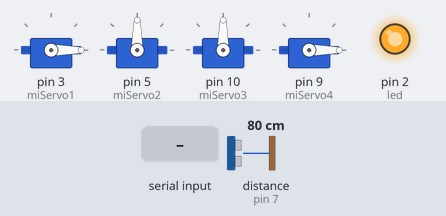
The sketch below on a simulated Arduino Uno, built with avr-gcc and run on an emulated ATmega328P. Shown: 4 × servo, output pins drawn as LEDs (lit = HIGH). The inputs (shaded band) are chosen by the test bench; at power-on: distance to the obstacle (sensor on pin 7) 80 cm.

Above: at 1.6 s.
1.7 s: distance to the obstacle (sensor on pin 7) set to 53 cm
3.2 s: distance to the obstacle (sensor on pin 7) set to 46 cm
At 3.46 s:
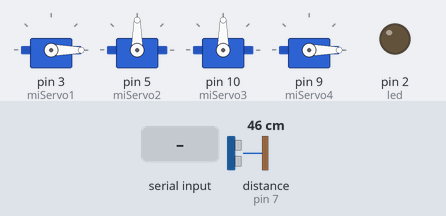
6.2 s: "A" received over Serial
At 7.4 s:
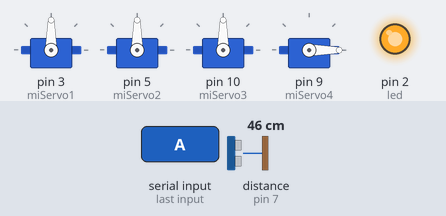
9.2 s: byte 68 ('D') received over Serial
At 10.0 s:
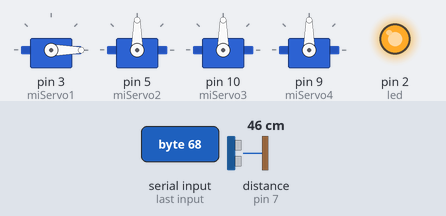
12.2 s: "1" received over Serial
At 12.81 s:
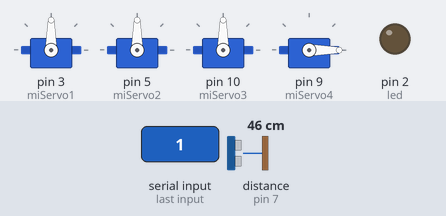
15.2 s: "3" received over Serial
At 16.18 s:
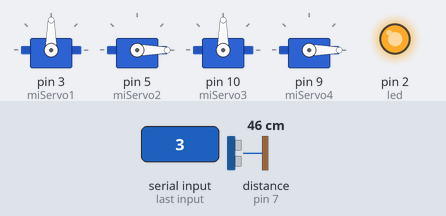
Timing chart, 0 to 19.2 s (numbered marks = the images above; inputs shaded):
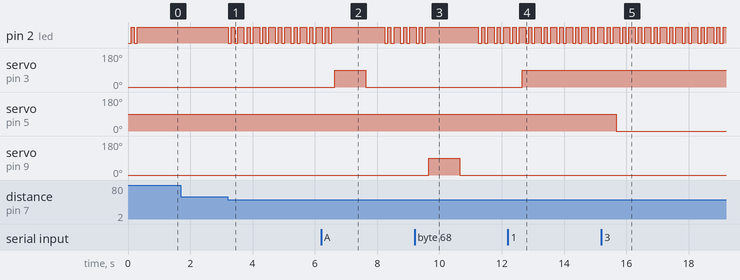

Measured:
- the behaviour switches between 50 and 49 cm on distance to the obstacle (sensor on pin 7) (found by bisection; images 0 and 1)
- after the input at 1.7 s, every drawn part: stays the same
- after the input at 3.2 s, pin 2 (led): HIGH → LOW at once, then repeats every 0.50 s: HIGH 0.10 s, LOW 0.10 s, HIGH 0.20 s, LOW 0.10 s
- after the input at 6.2 s, servo on pin 3 (miServo1): 0° → 90° after 0.44 s, → 0° 1.0 s later
- after the input at 9.2 s, servo on pin 9 (miServo4): 0° → 90° after 0.45 s, → 0° 1.0 s later
- after the input at 12.2 s, servo on pin 3 (miServo1): 0° → 90° after 0.46 s
- after the input at 15.2 s, servo on pin 5 (miServo2): 90° → 0° after 0.48 s

The sketch:

Robot_4servo_ultrasonico.ino
```cpp
#include <Ultrasonic.h>
#include <Servo.h>

Ultrasonic ultrasonic(6,7,23200);

int option;
int led = 2;
Servo miServo1;
Servo miServo2;
Servo miServo3;
Servo miServo4;
void setup()
{
  Serial.begin(9600);
  pinMode(led, OUTPUT);
  miServo1.attach(3);
  miServo2.attach(5);
  miServo3.attach(10);
  miServo4.attach(9);

  miServo1.write(0);
  miServo2.write(90);
  miServo3.write(90);
  miServo4.write(0);

  digitalWrite(led, LOW);
      delay(100);
      digitalWrite(led, HIGH);
      delay(100);
      digitalWrite(led, LOW);
      delay(100);
      digitalWrite(led, HIGH);
      delay(100);
}

void loop()
{
  //Serial.print(ultrasonic.Ranging(CM)); // CM or INC
  //Serial.println(" cm" );
  delay(100);
  if ((ultrasonic.Ranging(CM)) < 50)
  {

      digitalWrite(led, LOW);
      delay(100);
      digitalWrite(led, HIGH);
      delay(100);
      digitalWrite(led, LOW);
      delay(100);
      digitalWrite(led, HIGH);
      delay(100);
  }
  //si existe datos disponibles los leemos
  if (Serial.available()>0)
  {
    //leemos la opcion enviada
    option=Serial.read();
    ///////////////////////////SUPERIOR IZQUIERDA
  //}
    if(option=='1')
    {

      miServo1.write(90);

    }
    if(option=='2')
    {

      miServo1.write(0);

    }
    if(option=='A')
    {

      miServo1.write(90);
      delay(1000);
      miServo1.write(0);
      delay(500);
    }

    //////////////////////////////SUPERIOR DERECHA
    if(option=='3')
    {

      miServo2.write(0);//180
    }
    if(option=='4')
    {

      miServo2.write(90);//90
    }
    if(option=='B')
    {

      miServo2.write(0);
      delay(1000);
      miServo2.write(90);
      delay(500);
    }

    ///////////////////////////INFERIOR IZQUIERDA
    if(option=='5')
    {

      miServo3.write(0);
    }
    if(option=='6')
    {

      miServo3.write(90);
    }
    if(option=='C')
    {

      miServo3.write(0);
      delay(1000);
      miServo3.write(90);
      delay(500);
    }
    //////////////////////////////INFERIOR DERECHA
    if(option=='7')
    {

      miServo4.write(90);
    }
    if(option=='8')
    {

      miServo4.write(0);
    }
    if(option=='D')
    {

      miServo4.write(90);
      delay(1000);
      miServo4.write(0);
      delay(500);
    }
  }

}
```
